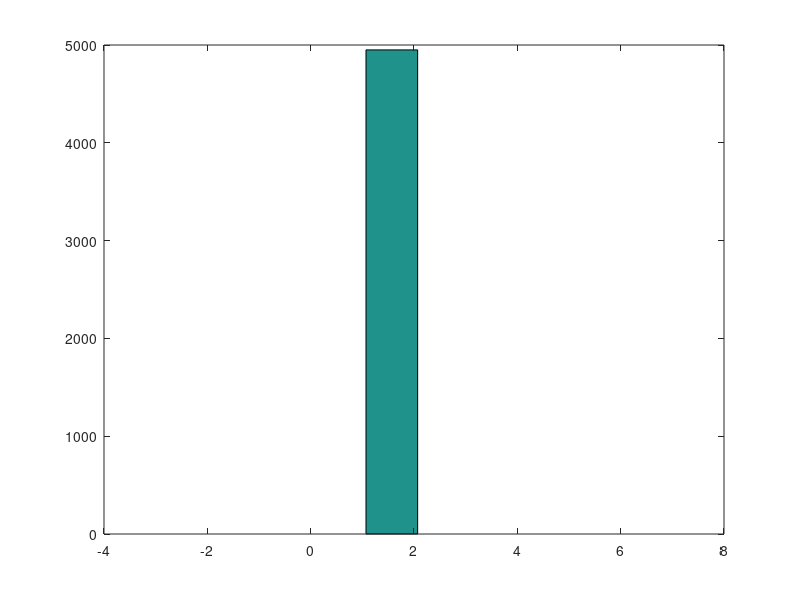

Reproduce this figure in MATLAB.
clc;
clearvars;
close all;

k = 100;

d1 = 10^3;
d2 = 10^4;
d3 = 10^5;

R1 = randn(d1, k);
R2 = randn(d2, k);
R3 = randn(d3, k);

[Q, R] = qr(R1);

d = size(Q,2);
theta = [];
for i=1:k
    for j=i+1:k
        a = Q(:,i);
        b = Q(:,j);
        costheta = dot(a,b)/(norm(a)*norm(b));
        theta = [theta, acos(costheta)];
    end 
end

hist(theta);